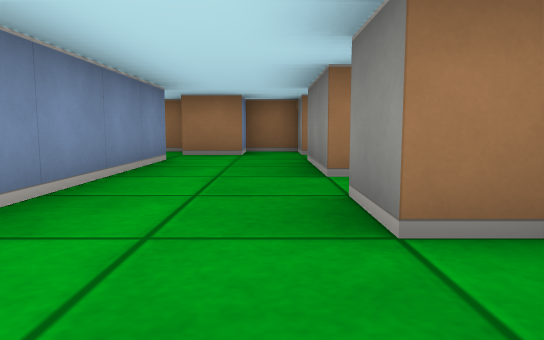
View 1 (above)

16 first-person views from a walk through a cub3D ray-caster map. The camera is about half as high as the walls, tilts 6° down and sees 70° across. The floor is counted in squares. Each view is taken from the middle of a square. On the plan, view 1 faces up. The plan holds only what a view shows up to about 9 squares ahead; the rest is blank.

View 2
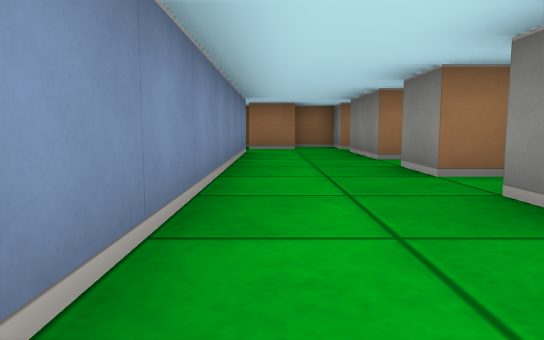

View 3
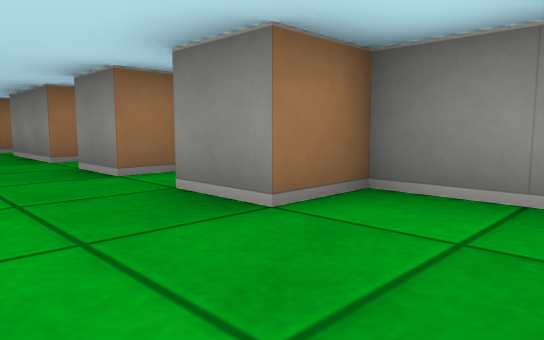

View 4
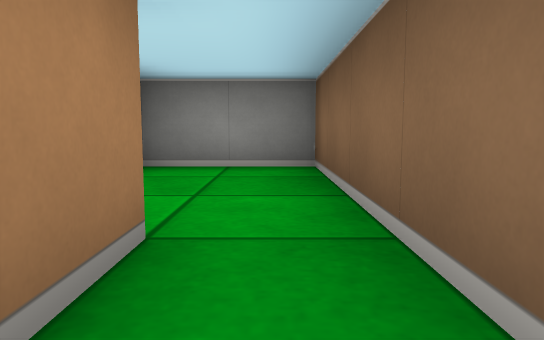

View 5
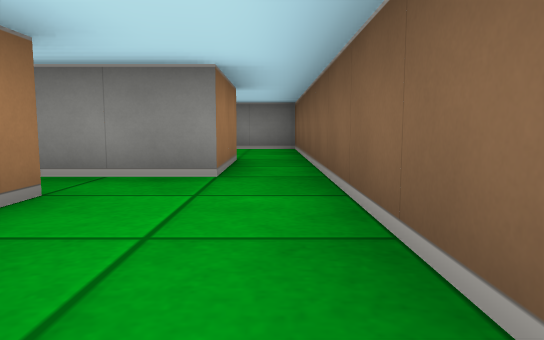

View 6
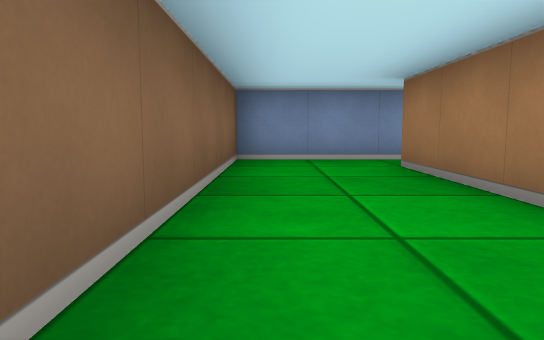

View 7
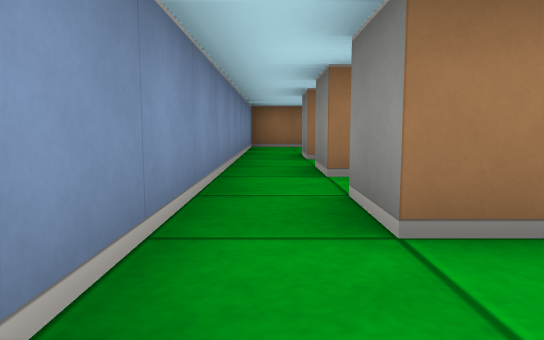

View 8
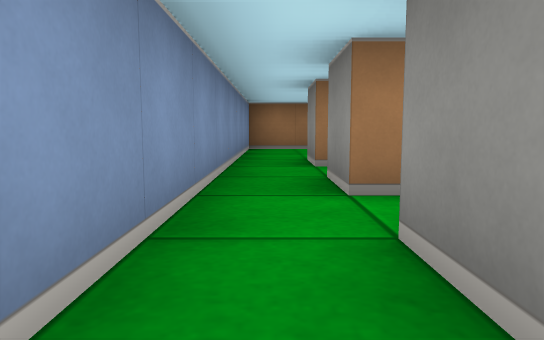

View 9
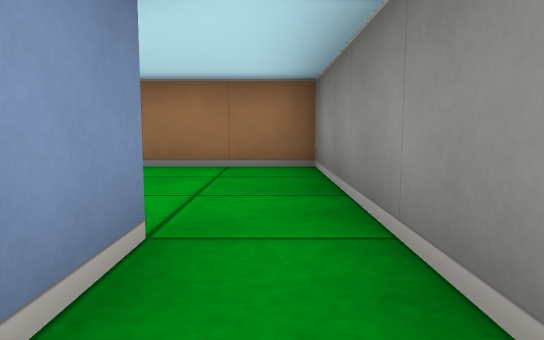

View 10
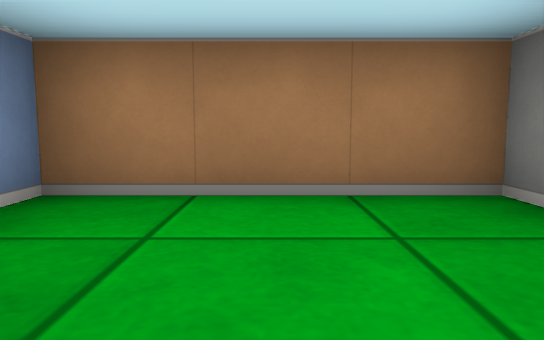

View 11
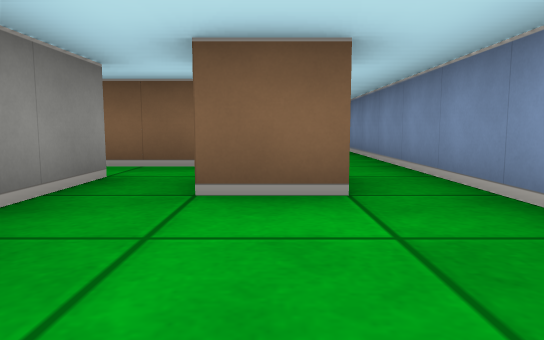

View 12
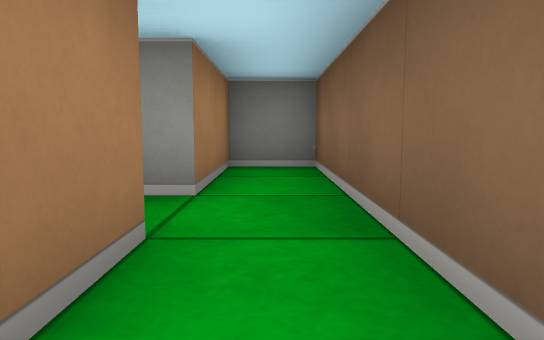

View 13
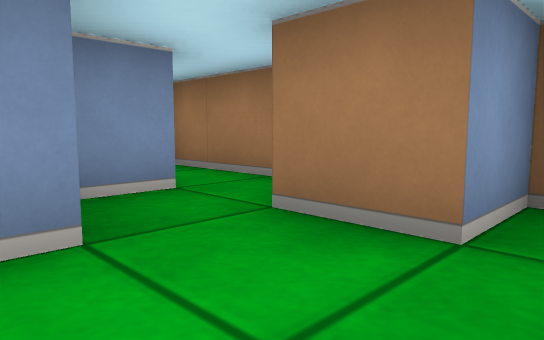

View 14
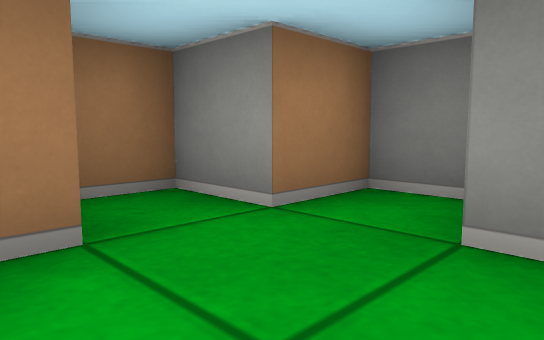

View 15
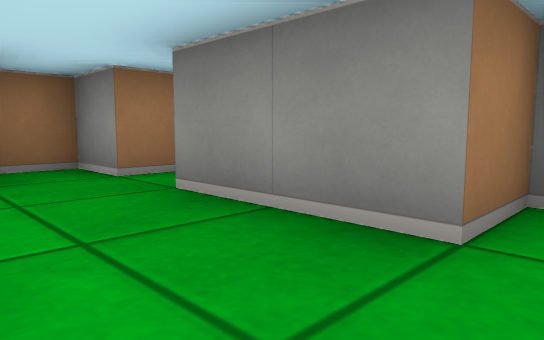

View 16
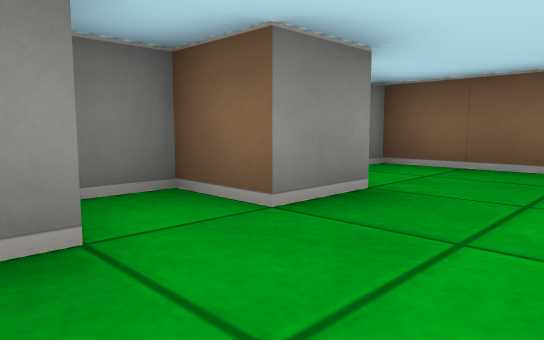

### Floor plan
Ten units are one square. View 1 is at (0, 0); x grows to the right and y downward. Boxes are objects, and circles mark ways between rooms. Rooms are numbered by the first view taken in them; rooms with no view inside come last. Other rooms are left out.
<svg viewBox="-90 -80 111 110">
<path fill="none" stroke="#000" d="M11 -15 5 -15 5 -25M16 -35 5 -35 5 -55M-15 -56 -15 15M15 -58 15 -65 5 -65 5 -75 -5 -75 -5 -65 -15 -65M-15 25 15 25 15 5 5 5 5 -5 15 -5 15 -12M-45 5 -75 5M-15 15 -35 15 -35 -1M-85 5 -85 25 -15 25M-75 -45 -65 -45 -65 -35 -75 -35 -75 -45M-75 -25 -35 -25 -35 -35 -55 -35 -55 -75 -85 -75 -85 -25M-75 -15 -75 -25M-75 5 -75 -5M-85 -25 -85 5M-25 -66 -25 -58M-16 -75 -42 -75"/>
<circle cx="-25" cy="20" r="3" fill="#2a7"/>
<circle cx="-20" cy="-60" r="3" fill="#2a7"/>
<circle cx="-40" cy="0" r="3" fill="#2a7"/>
<circle cx="-80" cy="0" r="3" fill="#2a7"/>
<circle cx="-80" cy="-20" r="3" fill="#2a7"/>
<text x="0" y="-20">1</text>
<text x="-50" y="20">2</text>
<text x="-70" y="-50">3</text>
<text x="-60" y="-10">4</text>
<text x="-30" y="-70">5</text>
</svg>
Room 1 opens to room 2. Room 1 opens to room 5. Room 2 opens to room 4. Room 3 opens to room 4.

Where each view was taken, in squares from view 1:
view 1: 0 up, 0 right, facing up
view 2: 2 down, 1 left, facing up
view 3: 2 down, 1 left, facing up-right
view 4: 2 down, 3 left, facing right
view 5: 2 down, 7 left, facing right
view 6: 2 down, 3 left, facing left
view 7: 2 down, 8 left, facing up
view 8: 1 down, 8 left, facing up
view 9: 3 up, 6 left, facing up
view 10: 5 up, 7 left, facing up
view 11: 7 up, 7 left, facing down
view 12: 3 up, 8 left, facing right
view 13: 5 up, 0 right, facing up-left
view 14: 5 up, 1 left, facing up-right
view 15: 3 up, 1 left, facing up-right
view 16: 2 up, 1 left, facing down-right
